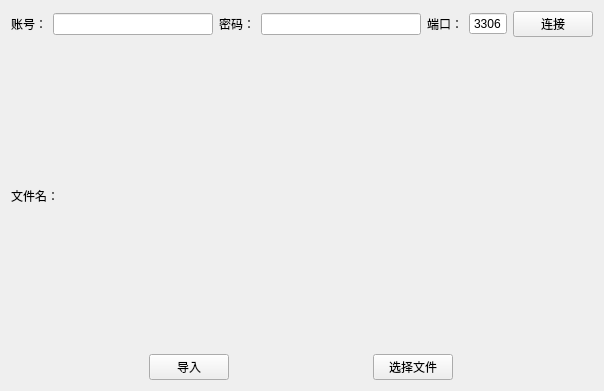
<?xml version="1.0" encoding="UTF-8"?>
<ui version="4.0">
 <class>Form</class>
 <widget class="QWidget" name="Form">
  <property name="geometry">
   <rect>
    <x>0</x>
    <y>0</y>
    <width>604</width>
    <height>391</height>
   </rect>
  </property>
  <property name="windowTitle">
   <string>气瓶导入</string>
  </property>
  <layout class="QVBoxLayout" name="verticalLayout">
   <item>
    <layout class="QHBoxLayout" name="horizontalLayout_4">
     <item>
      <layout class="QHBoxLayout" name="horizontalLayout">
       <item>
        <widget class="QLabel" name="label">
         <property name="text">
          <string>账号：</string>
         </property>
        </widget>
       </item>
       <item>
        <widget class="QLineEdit" name="lineEdit"/>
       </item>
      </layout>
     </item>
     <item>
      <layout class="QHBoxLayout" name="horizontalLayout_2">
       <item>
        <widget class="QLabel" name="label_2">
         <property name="text">
          <string>密码：</string>
         </property>
        </widget>
       </item>
       <item>
        <widget class="QLineEdit" name="lineEdit_2">
         <property name="echoMode">
          <enum>QLineEdit::Password</enum>
         </property>
        </widget>
       </item>
      </layout>
     </item>
     <item>
      <layout class="QHBoxLayout" name="horizontalLayout_3">
       <item>
        <widget class="QLabel" name="label_3">
         <property name="text">
          <string>端口：</string>
         </property>
        </widget>
       </item>
       <item>
        <widget class="QSpinBox" name="spinBox">
         <property name="buttonSymbols">
          <enum>QAbstractSpinBox::NoButtons</enum>
         </property>
         <property name="minimum">
          <number>3306</number>
         </property>
         <property name="maximum">
          <number>9999</number>
         </property>
        </widget>
       </item>
      </layout>
     </item>
     <item>
      <widget class="QPushButton" name="pushButton">
       <property name="sizePolicy">
        <sizepolicy hsizetype="Fixed" vsizetype="Fixed">
         <horstretch>0</horstretch>
         <verstretch>0</verstretch>
        </sizepolicy>
       </property>
       <property name="text">
        <string>连接</string>
       </property>
      </widget>
     </item>
    </layout>
   </item>
   <item>
    <layout class="QHBoxLayout" name="horizontalLayout_6">
     <item>
      <widget class="QLabel" name="label_4">
       <property name="sizePolicy">
        <sizepolicy hsizetype="Fixed" vsizetype="Preferred">
         <horstretch>0</horstretch>
         <verstretch>0</verstretch>
        </sizepolicy>
       </property>
       <property name="text">
        <string>文件名：</string>
       </property>
      </widget>
     </item>
     <item>
      <widget class="QLabel" name="label_5">
       <property name="text">
        <string/>
       </property>
      </widget>
     </item>
    </layout>
   </item>
   <item>
    <layout class="QHBoxLayout" name="horizontalLayout_5">
     <item>
      <widget class="QPushButton" name="pushButton_3">
       <property name="sizePolicy">
        <sizepolicy hsizetype="Fixed" vsizetype="Fixed">
         <horstretch>0</horstretch>
         <verstretch>0</verstretch>
        </sizepolicy>
       </property>
       <property name="text">
        <string>导入</string>
       </property>
      </widget>
     </item>
     <item>
      <widget class="QPushButton" name="pushButton_2">
       <property name="sizePolicy">
        <sizepolicy hsizetype="Fixed" vsizetype="Fixed">
         <horstretch>0</horstretch>
         <verstretch>0</verstretch>
        </sizepolicy>
       </property>
       <property name="text">
        <string>选择文件</string>
       </property>
      </widget>
     </item>
    </layout>
   </item>
  </layout>
 </widget>
 <resources/>
 <connections/>
</ui>
